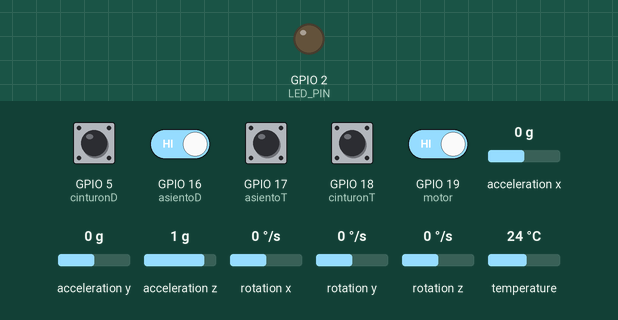
The sketch below on a simulated ESP32. Parts: output pins drawn as LEDs (lit = HIGH). Dashed ring = blinking. Inputs (shaded band) come from the test bench; at power-on: GPIO 5 (cinturonD), GPIO 16 (asientoD), GPIO 17 (asientoT), GPIO 18 (cinturonT), GPIO 19 (motor) HIGH, acceleration x 0 g, acceleration y 0 g, acceleration z 1 g, rotation x 0 °/s, rotation y 0 °/s, rotation z 0 °/s, temperature 24 °C. What the sketch prints to the serial monitor is not drawn.

Above: at 1.2 s.
1.3 s: GPIO 16 (asientoD) driven LOW and GPIO 19 (motor) driven LOW
At 1.9 s:
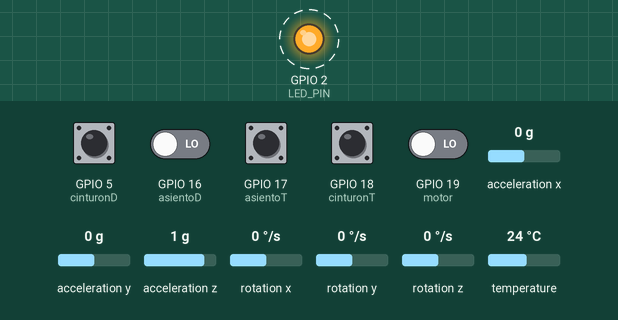
4.3 s: GPIO 16 (asientoD) driven HIGH
At 5.2 s:
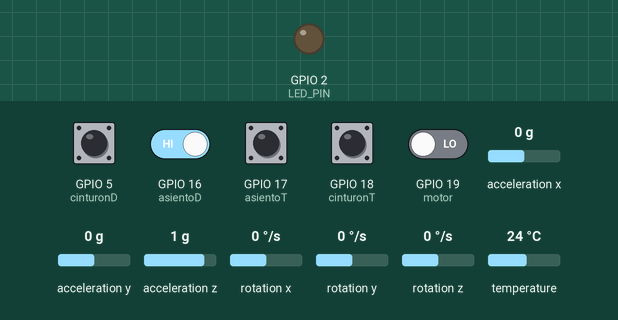
5.8 s: GPIO 16 (asientoD) driven LOW
At 8.7 s:
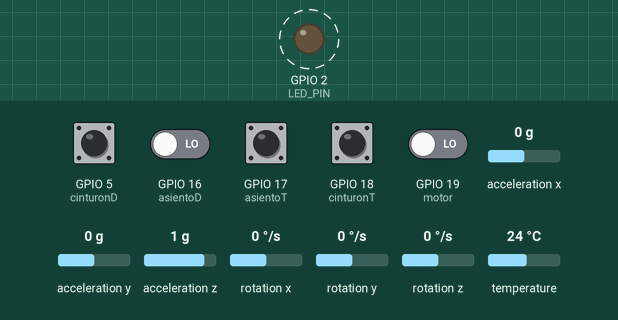
8.8 s: GPIO 19 (motor) driven HIGH
At 9.5 s:
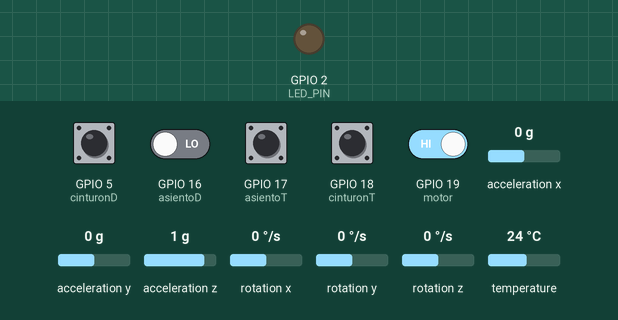
Timing chart, 0 to 11.3 s (numbered marks = the images above; inputs shaded):
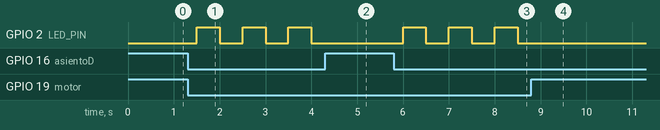

The sketch:

RTOS_TIMER_ACTIVIDAD.ino
```cpp
#include <Arduino.h>
#include <Adafruit_MPU6050.h>
#include <Adafruit_Sensor.h>
#include <Wire.h>

#if CONFIG_FREERTOS_UNICORE
static const BaseType_t app_cpu = 0;
#else
static const BaseType_t app_cpu = 1;
#endif

// Configuración de entradas y salidas
#define LED_PIN 2
#define motor 19
#define asientoD 16
#define asientoT 17
#define cinturonD 5
#define cinturonT 18

// Identificador del temporizador
TimerHandle_t temporizadorLED;

// Sensor
Adafruit_MPU6050 mpu;

// Variables compartidas
volatile bool sM = false;
volatile bool blink = false;

volatile bool sD = false;
volatile bool sT = false;

volatile bool scD = false;
volatile bool scT = false;

// Memoria de uso previo del asiento trasero
volatile bool FT = false;


// Callback del temporizador
void callbackLED(TimerHandle_t xTimer) {

    if (blink == true) {
        digitalWrite(LED_PIN, !digitalRead(LED_PIN));
    }
    else {
        digitalWrite(LED_PIN, LOW);
    }
}


// Interrupción del motor
void IRAM_ATTR stmotor() {

    sM = !digitalRead(motor);
    FT = false;
}


// Tarea de lectura de sensores
void estados(void *parameter) {

    bool saT = false;

    while (1) {

        // Lectura de ocupación
        sD = !digitalRead(asientoD);
        sT = !digitalRead(asientoT);

        // Lectura de cinturones
        scD = !digitalRead(cinturonD);
        scT = !digitalRead(cinturonT);

        // Detectar transición ocupado -> desocupado
        if (saT && !sT) {
            FT = true;
        }

        // Actualizar estado anterior
        saT = sT;

        vTaskDelay(pdMS_TO_TICKS(20));
    }
}


// Tarea de evaluación de condiciones
void control(void *parameter) {

    while (1) {

        if (sM && sD) {

            if (sT && FT) {

                // Segunda ocupación o posterior
                blink = !(scD && scT);

            }
            else {

                // Primera ocupación o asiento trasero vacío
                blink = !scD;

            }

        }
        else {

            // Motor apagado o asiento delantero desocupado
            blink = false;

        }

        vTaskDelay(pdMS_TO_TICKS(20));
    }
}

void acelerometro(void *parameter) {

    sensors_event_t a, g, temp;

    float aceleracionAbs;

    while (1) {

        // Obtener mediciones del sensor
        mpu.getEvent(&a, &g, &temp);

        // Calcular magnitud de aceleracion
        aceleracionAbs = sqrtf(
            a.acceleration.x * a.acceleration.x +
            a.acceleration.y * a.acceleration.y +
            a.acceleration.z * a.acceleration.z
        );

        // Mostrar resultado
        Serial.print("Aceleracion absoluta: ");
        Serial.print(aceleracionAbs, 3);
        Serial.println(" m/s^2");

        vTaskDelay(pdMS_TO_TICKS(100));
    }
}


void setup() {

    Serial.begin(115200);

    // Inicializar MPU6050
    if (!mpu.begin(0x68, &Wire)) {

        Serial.println("Error: MPU6050 no encontrado");

        while (1) {
            vTaskDelay(pdMS_TO_TICKS(1000));
        }
    }

    Serial.println("MPU6050 inicializada correctamente");

    // Configuracion del acelerometro
    mpu.setAccelerometerRange(MPU6050_RANGE_8_G);
    mpu.setGyroRange(MPU6050_RANGE_500_DEG);
    mpu.setFilterBandwidth(MPU6050_BAND_21_HZ);

    pinMode(LED_PIN, OUTPUT);
    digitalWrite(LED_PIN, LOW);

    pinMode(motor, INPUT_PULLUP);
    pinMode(asientoD, INPUT_PULLUP);
    pinMode(asientoT, INPUT_PULLUP);
    pinMode(cinturonD, INPUT_PULLUP);
    pinMode(cinturonT, INPUT_PULLUP);

    // Lectura inicial del motor
    sM = !digitalRead(motor);

    // Crear temporizador
    temporizadorLED = xTimerCreate("callbackLED",pdMS_TO_TICKS(500),pdTRUE,NULL,callbackLED);

    // Crear tareas
    xTaskCreatePinnedToCore(control,"control",4096,NULL,2,NULL,app_cpu);

    xTaskCreatePinnedToCore(estados,"estados",2048,NULL,2,NULL,app_cpu);

    xTaskCreatePinnedToCore(
        acelerometro,
        "acelerometro",
        4096,
        NULL,
        1,
        NULL,
        app_cpu
    );
    // Interrupción del motor
    attachInterrupt(digitalPinToInterrupt(motor),stmotor,CHANGE);


    // Iniciar temporizador
    if (temporizadorLED != NULL) {
        xTimerStart(temporizadorLED, 0);
    }
}


void loop() {

}
```

Measured:
- after the input at 1.3 s, GPIO 2 (LED_PIN): alternates HIGH for 0.50 s and LOW for 0.50 s, starting after 0.20 s
- after the input at 4.3 s, GPIO 2 (LED_PIN): stays LOW (without the input it goes to HIGH after 0.20 s)
- after the input at 5.8 s, GPIO 2 (LED_PIN): alternates HIGH for 0.50 s and LOW for 0.50 s, starting after 0.20 s
- after the input at 8.8 s, GPIO 2 (LED_PIN): stops changing and stays LOW
